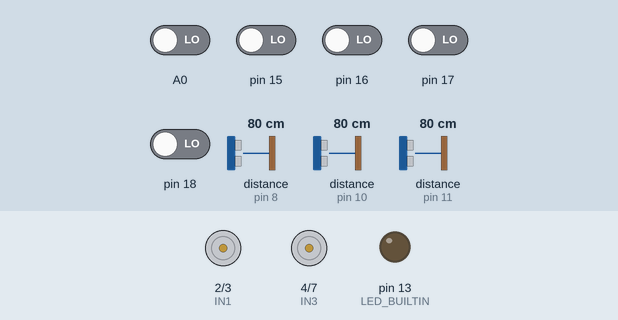
Bench run of a sketch on a simulated Arduino Uno, built with avr-gcc and run on an emulated ATmega328P. On the bench: motor-driver pin pairs drawn as motors (green arrow = first pin HIGH = forward, orange = second pin HIGH = backward, longer = more drive, scaled by the enable pin), output pins drawn as LEDs (lit = HIGH). Inputs (shaded band) come from the test bench; at power-on: A0, pin 15–18 LOW, distance to the obstacle (sensors on pin 8, pin 11, pin 10) 80 cm. The echo pulse lasts 58.3 µs per cm; what the sketch prints to the serial monitor is not drawn.

Above: at 1.2 s.
1.3 s: distance to the obstacle (sensor on pin 8) set to 27 cm
2.8 s: distance to the obstacle (sensor on pin 8) set to 22 cm
4.3 s: distance to the obstacle (sensor on pin 8) set to 120 cm
5.8 s: distance to the obstacle (sensor on pin 11) set to 73 cm
8.8 s: distance to the obstacle (sensor on pin 11) set to 66 cm
At 10.3 s:
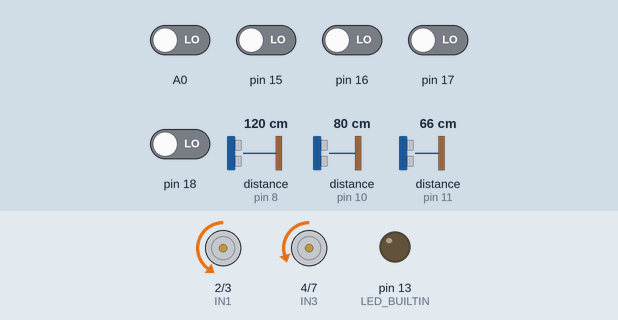
10.6 s: distance to the obstacle (sensor on pin 10) set to 69 cm
13.6 s: distance to the obstacle (sensor on pin 10) set to 62 cm
At 14.4 s:
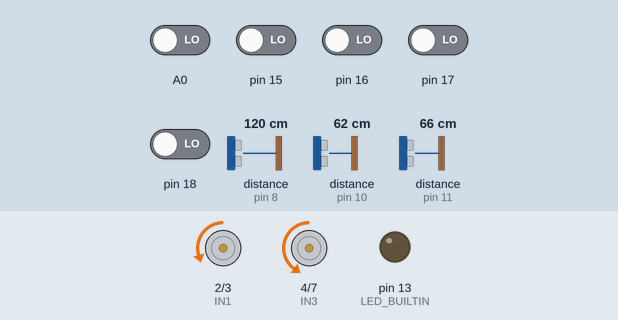
Timing chart, 0 to 16.4 s (numbered marks = the images above; inputs shaded):
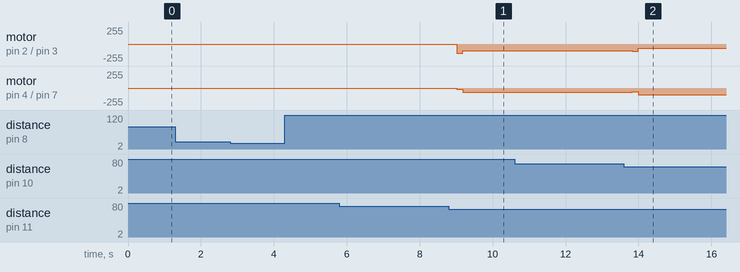

The sketch:

VLF_FINAL.ino
```cpp
#include <NewPing.h>
#define F_Sonar 8
#define R_Sonar 10
#define L_Sonar 11

#define SONAR_NUM 3
#define MaxDistance 500

#define IN1 2 //left
#define IN2 3
#define IN3 4 //right
#define IN4 7

#define ENL 5 //left
#define ENR 6 //right

int robot_width = 150; // 로봇의 너비
int mazor_width = 1000; // 미로의 폭
int mazor_width_tolerance = 10; // 센서의 오차범위


int mission_flag = -1;
int L_Ms, R_Ms;
int line_sensor[5] = {0,0,0,0,0};


float R_sonar_Distance = 0.0; //현재 소나센서 측정값
float R_sonar_Distance_old = 0.0; //전에 측정했던 과거값
float R_sonar_Error = 0.0; //현재 - old

float L_sonar_Distance = 0.0;
float L_sonar_Distance_old = 0.0;
float L_sonar_Error = 0.0;

float F_sonar_Distance = 0.0;
float F_sonar_Distance_old = 0.0;
float F_sonar_Error = 0.0;

float p_gain = 3;


int measure_width = L_sonar_Distance + robot_width + R_sonar_Distance;


NewPing sonar[SONAR_NUM]= {   //Sensor object array.
NewPing (8,8,MaxDistance), //F   Each sensor's trigger pin, echo pin, and max distance to ping.
NewPing (10,10,MaxDistance), //R
NewPing (11,11,MaxDistance) //L
};


void read_sonar_sensor(void) //초음파 센서 값을 읽는 함수
{
   F_sonar_Distance = sonar[0].ping_cm()*10; //각자에 맞도록 센서 번호 설정
   R_sonar_Distance = sonar[1].ping_cm()*10;
   L_sonar_Distance = sonar[2].ping_cm()*10;
   if( R_sonar_Distance == 0) R_sonar_Distance = MaxDistance*10.0;
   if( L_sonar_Distance == 0) L_sonar_Distance = MaxDistance*10.0;
   if( F_sonar_Distance == 0) F_sonar_Distance = MaxDistance*10.0;
}


void updata_sonar_old(void)
{
 R_sonar_Distance_old = R_sonar_Distance; //시간이 지남에따라 현재값을 올드 값으로 넘겨줌
 L_sonar_Distance_old = L_sonar_Distance;
 F_sonar_Distance_old = F_sonar_Distance;
}


void updata_sonar_error(void)
{
 R_sonar_Error = R_sonar_Distance - R_sonar_Distance_old; //현재값-old값
 L_sonar_Error = L_sonar_Distance - L_sonar_Distance_old;
 F_sonar_Error = F_sonar_Distance - F_sonar_Distance_old;
}


void motor_control(int dir_l, int L_Ms, int dir_r, int R_Ms)
{
 if(dir_l == 1) //전진
 {
  digitalWrite(IN1, LOW);
  digitalWrite(IN2, HIGH);
  analogWrite(ENL, L_Ms);
 }
 else if(dir_l == -1)//후진
  {
  digitalWrite(IN1, HIGH);
  digitalWrite(IN2, LOW);
  analogWrite(ENL, L_Ms);
  }
 else
 {
  digitalWrite(IN1, LOW);
  digitalWrite(IN2, LOW);
  analogWrite(ENL, 0);
 }

 if(dir_r == 1)
 {
  digitalWrite(IN3, LOW);
  digitalWrite(IN4, HIGH);
  analogWrite(ENR, R_Ms);
 }
 else if(dir_r == -1)
 {
  digitalWrite(IN3, HIGH);
  digitalWrite(IN4, LOW);
  analogWrite(ENR, R_Ms);
 }
 else
 {
  digitalWrite(IN3, LOW);
  digitalWrite(IN4, LOW);
  analogWrite(ENR, 0);
 }

}

int line_reading()
{
  int i,sum = 0; //초기화
  int line_index;

  for(i=0; i<5; i++)
  {
    line_sensor[i] = digitalRead(A0+i);//아날로그 핀(A0) [흰바탕에 검은색 인식] , 라인 트레이싱 시에는 (1-) 삭제, sum =을 5 로 바꿈
    sum += line_sensor[i];
    Serial.print(line_sensor[i]);
    Serial.print("  ");
  }
    Serial.println("");

  //line sensor[0] line sensor[1] line sensor[2] line sensor[3] line sensor[4]
  //   -4      -3      -2      -1       0       1       2       3       4

if(sum == 0) line_index = -10;

if(sum == 1)
{
  if(line_sensor[0]==1) line_index = -4;
  if(line_sensor[1]==1) line_index = -2;
  if(line_sensor[2]==1) line_index =  0;
  if(line_sensor[3]==1) line_index =  4;
  if(line_sensor[4]==1) line_index =  2;
}

if(sum == 2)
{
  if((line_sensor[0]==1) && (line_sensor[1]==1) ) line_index = -3;
  if((line_sensor[1]==1) && (line_sensor[2]==1) ) line_index = -1;
  if((line_sensor[2]==1) && (line_sensor[4]==1) ) line_index =  1;
  if((line_sensor[3]==1) && (line_sensor[4]==1) ) line_index =  3;
}

Serial.print(line_index);
Serial.println("");
return line_index;

}

void line_following()
{
  int index;
  index = line_reading();
    switch(index)
    {

    case  0 : //전진
           motor_control(1,150,1,150);
           Serial.print("전진");
           break;

    case 1 : //약 우회전
            motor_control(1,150,1,40);
            Serial.print("약 우회전");
            break;

    case 2 : //우회전
            motor_control(1,200,1,40);
            Serial.print("우회전");
            break;

    case 3 : //급 우회전
            motor_control(1,200,1,20);
            Serial.print("급 우회전");
            break;

    case 4 : //직각 우회전
            motor_control(1,255,1,20);
            Serial.print("직각 우회전");
            break;

    case -1: //약 좌회전
            motor_control(1,40,1,150);
            Serial.print("약 좌회전");
            break;

    case -2: //좌회전
            motor_control(1,40,1,200);
            Serial.print("좌회전");
            break;

    case -3 : //급 좌회전
            motor_control(1,20,1,200);
            Serial.print("급 좌회전");
            break;

    case -4 : //직각 좌회전
            motor_control(1,20,1,255);
            Serial.print("직각 좌회전");
            break;

    case  -10 ://정지
           motor_control(1,0,1,0);
           Serial.println("정지");
           break;

    }
}


void left_wall_following(int motor_diff_L)
{
  read_sonar_sensor();
  updata_sonar_error();
  updata_sonar_old();
  Serial.print("L_sonar : ");Serial.print(L_sonar_Distance); Serial.print("   "); //현재값
  Serial.print("L_sonar_Error : ");Serial.println(L_sonar_Error); //이동 후 거리간격 -면 전보다 벽에 가까워짐
  if((L_sonar_Distance < R_sonar_Distance)||(L_sonar_Distance < L_sonar_Distance_old)) motor_control(1, 100 - motor_diff_L, 1, 60 + motor_diff_L);
}


void motor_tracking() // 양쪽벽 트레킹
{
  read_sonar_sensor();
  updata_sonar_error();
  updata_sonar_old();
  int motor_diff_R = R_sonar_Error * p_gain;// 각도 = -차이값*상수
  int motor_diff_L = L_sonar_Error * p_gain;
  Serial.print("L_sonar : "); Serial.print(L_sonar_Distance); Serial.print("   "); //현재값 모니터 출력
  Serial.print("R_sonar : "); Serial.print(R_sonar_Distance); Serial.println(""); //현재값 모니터 출력

  Serial.print("L_sonar_Error : "); Serial.println(L_sonar_Error); //차이값 모니터 출력
  Serial.print("R_sonar_Error : "); Serial.println(R_sonar_Error); //차이값 모니터 출력

  if((L_sonar_Distance < R_sonar_Distance)||(L_sonar_Distance_old < R_sonar_Distance_old)) motor_control(1, 100 - motor_diff_L, 1, 60 + motor_diff_L); //(L<R) 오른쪽으로 턴
  else if(R_sonar_Distance < L_sonar_Distance) motor_control(1, 60 + motor_diff_R, 1, 100 - motor_diff_R); // R<L or D < Old 왼으로 턴
}


void cwrotation()//회전
{
  double min_dg = 0.0; //각도 측정 최솟값

   read_sonar_sensor(); //소나 읽고
   if(F_sonar_Distance <= MaxDistance) min_dg = F_sonar_Distance; //500 거리 이하 = 최소거리 ok
   else min_dg = MaxDistance; //

   Serial.println(F_sonar_Distance);
   motor_control(1,0,1,0);
   delay(100);
   Serial.println("ㅡㅡㅡㅡㅡㅡㅡㅡㅡㅡㅡㅡㅡ");
   Serial.print("min_dg : "); Serial.println(min_dg);    //최소값 추출

   if(L_sonar_Distance < R_sonar_Distance) // L < R or 700
   {
    while(1)
    {
      motor_control(1,140,-1,120);
      read_sonar_sensor();
         if((min_dg - 40 < L_sonar_Distance)&&(L_sonar_Distance < min_dg + 35))
         {
          delay(100);
            Serial.println(L_sonar_Distance);
            Serial.println("왼쪽이 더먼저 최소값에 도달하였습니다. 정지합니다.");     //정상작동할시 뜨는 문구
            Serial.println(" ");
         motor_control(1,0,-1,0);
         break;
         }
    }
   }
   else if(R_sonar_Distance < L_sonar_Distance) //R < L or 700
   {
    while(1)
   {
      motor_control(-1,120,1,120);
      read_sonar_sensor();
         if((min_dg - 40 < R_sonar_Distance)&&(R_sonar_Distance < min_dg + 35))
         {
          delay(100);
            Serial.println(R_sonar_Distance);
            Serial.println("오른쪽이 더먼저 최소값에 도달하였습니다. 정지합니다.");     //정상작동할시 뜨는 문구
            Serial.println(" ");
         motor_control(-1,0,1,0);
         break;
         }
    }
   }
}


void obstacle_detection() //장애물 감지
{
  Serial.print("\nF_sonar : "); Serial.println(F_sonar_Distance);
  while(1)
  {
    read_sonar_sensor();
    if(F_sonar_Distance <= 250)
     {
      Serial.println("obstacle");
      motor_control(0,0,0,0);
      delay(500);
     }
    else if(F_sonar_Distance > 250)
    break;
  }
}

/*
int wall_detection() //미로 진입시 벽 감지
{
  Serial.print(" measure_width = "); Serial.println(measure_width);
  if(mazor_width*0.9 - mazor_width_tolerance < measure_width < mazor_width*1.1 + mazor_width_tolerance)
      {
       Serial.print(" measure_width = "); Serial.println(measure_width); return 1;
      }

}*/


void setup()
{
  pinMode(LED_BUILTIN, OUTPUT);
  pinMode(F_Sonar, OUTPUT);
  pinMode(R_Sonar, OUTPUT);
  pinMode(L_Sonar, OUTPUT);
  pinMode(IN1, OUTPUT);
  pinMode(IN2, OUTPUT);
  pinMode(IN3, OUTPUT);
  pinMode(IN4, OUTPUT);
  Serial.begin(9600);
  mission_flag = 0;
}

void loop()
{

  Serial.print(" replay ");
  if(mission_flag == 0)
  {
    while(1) // 라인 트레킹
    { Serial.print(" 0 -> ");
      line_reading();
      line_following();
      read_sonar_sensor();
      obstacle_detection();//초음파 센서가 장애물이 있으면 멈추고 없으면 이동
      if(L_sonar_Distance < 700){mission_flag++; break;} // 센서가 0값이 아니면(거리가 길어 감지x) 1이동
     }
  }

  // 1, 미로 진입
  else if(mission_flag == 1){
      Serial.print(" 1 -> ");
    while(1){
      Serial.println(" 1-1 -> ");
      line_reading();
      int i = line_reading();
      read_sonar_sensor();
      if(i != -10 ){mission_flag--; break;} //라인 있으면 타기
      else if((R_sonar_Distance < L_sonar_Distance)||(L_sonar_Distance < R_sonar_Distance))//라인 없으면 벽타기
      {
        motor_tracking();
        read_sonar_sensor();
        Serial.println(" 1-2 -> ");Serial.print("F_sonar :  ");Serial.println(F_sonar_Distance);
        if(F_sonar_Distance < 600)//벽타다가 정면<500일때 턴으로 이동
         {motor_control(1,0,1,0); mission_flag++; break;}
      }
    }
   }

  else if(mission_flag == 2){Serial.println(" 2 -> ");
     cwrotation(); //---->다시 flag = 1
     mission_flag--;
    }

}
```

Measured:
- the behaviour switches between 69 and 68 cm on distance to the obstacle (sensor on pin 11) (found by bisection; images 0 and 1)
- the behaviour switches between 66 and 65 cm on distance to the obstacle (sensor on pin 10) (found by bisection; images 1 and 2)
- after the input at 1.3 s, every drawn part: stays the same
- after the input at 5.8 s, every drawn part: stays the same
- after the input at 8.8 s, motor on pin 2 (IN1) / pin 3 (IN2): stopped → backward 138/255 after 0.21 s, → backward 100/255 0.17 s later; motor on pin 4 (IN3) / pin 7 (IN4): stopped → backward 22/255 after 0.21 s, → backward 60/255 0.17 s later
- after the input at 10.6 s, every drawn part: stays the same
- after the input at 13.6 s, motor on pin 2 (IN1) / pin 3 (IN2): backward 100/255 → backward 106/255 after 0.22 s, → backward 60/255 0.17 s later; motor on pin 4 (IN3) / pin 7 (IN4): backward 60/255 → backward 54/255 after 0.22 s, → backward 100/255 0.17 s later
